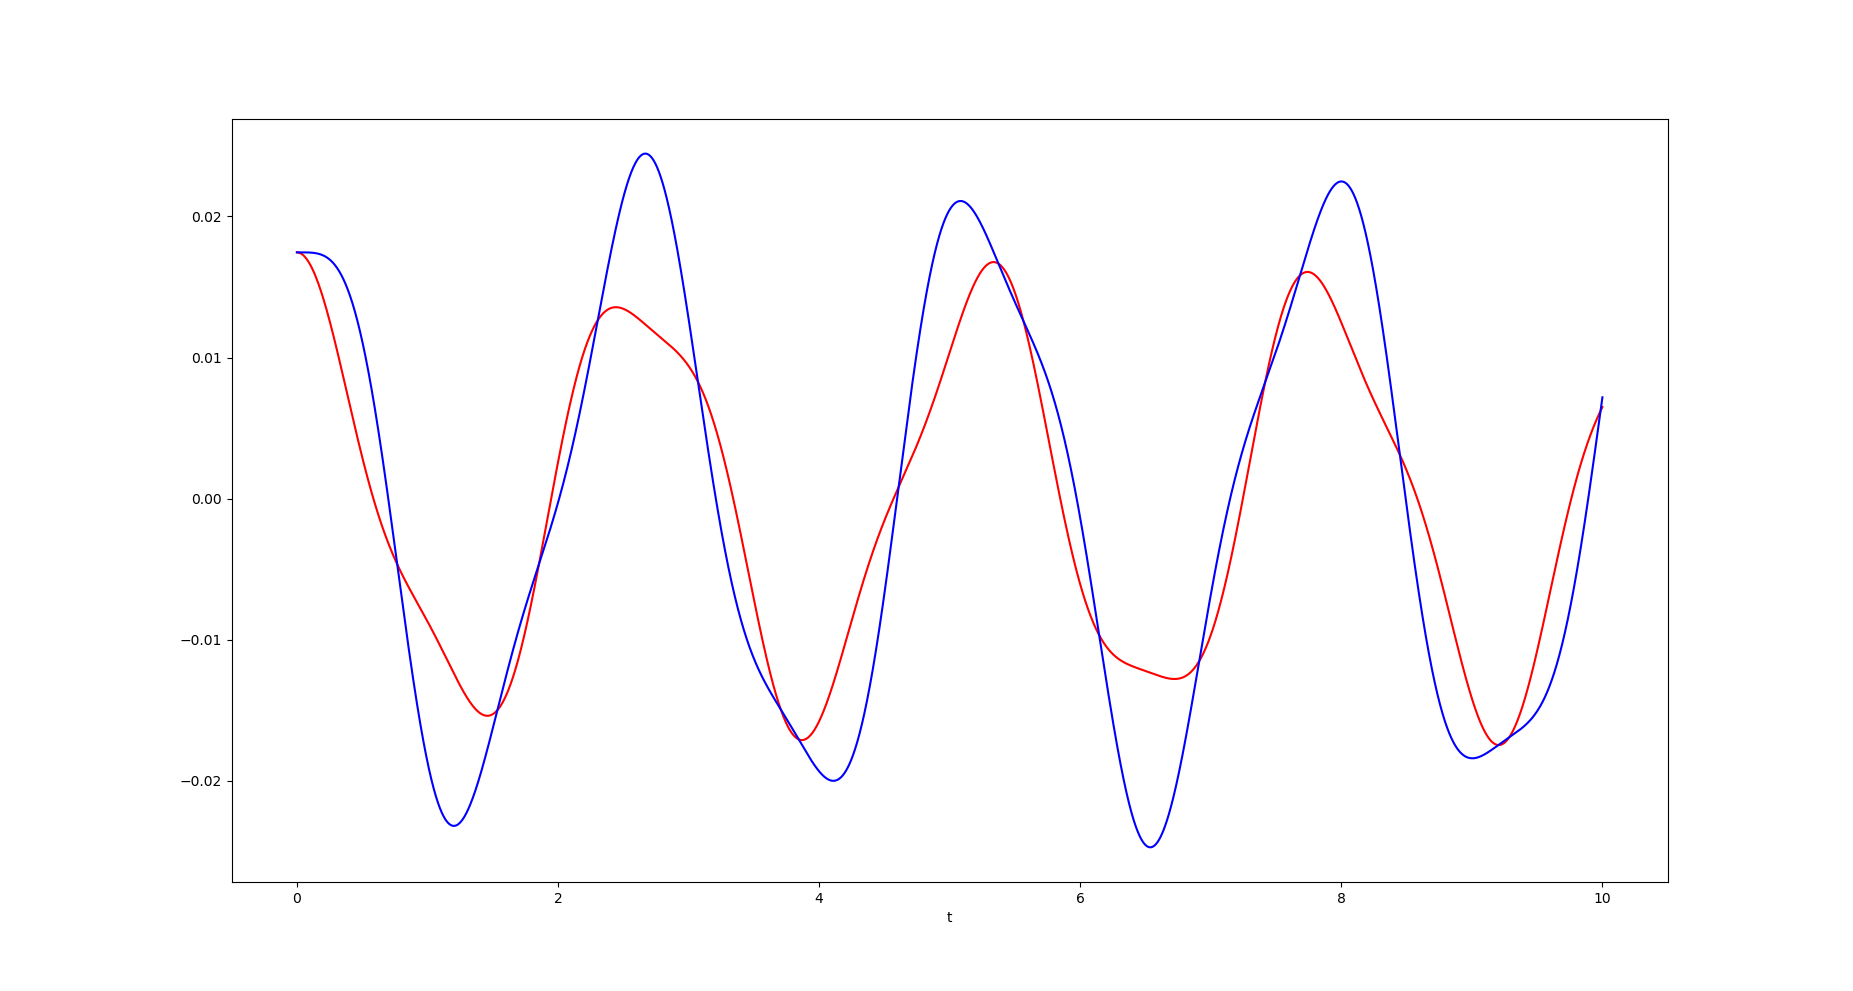

Python code for this plot:
from numpy import sin, cos
import numpy as np
import matplotlib.pyplot as plt
G = 9.8   # acceleration due to gravity, in m/s^2
L1 = 1.0  # length of pendulum 1 in m
L2 = 1.0  # length of pendulum 2 in m
M1 = 1.0  # mass of pendulum 1 in kg
M2 = 1.0  # mass of pendulum 2 in kg

def derivs(x):
    F = np.zeros_like(x)
    F[0] = x[1]
    delta = x[2] - x[0]
    den1 = (M1+M2) * L1 - M2 * L1 * cos(delta) * cos(delta)
    F[1] = ((M2 * L1 * x[1] * x[1] * sin(delta) * cos(delta)
                + M2 * G * sin(x[2]) * cos(delta)
                + M2 * L2 * x[3] * x[3] * sin(delta)
                - (M1+M2) * G * sin(x[0]))
               / den1)
    F[2] = x[3]
    den2 = (L2/L1) * den1
    F[3] = ((- M2 * L2 * x[3] * x[3] * sin(delta) * cos(delta)
                + (M1+M2) * G * sin(x[0]) * cos(delta)
                - (M1+M2) * L1 * x[1] * x[1] * sin(delta)
                - (M1+M2) * G * sin(x[2]))
               / den2)
    return F

dt = 0.0001
N=100000
# th1 and th2 are the initial angles (degrees)
# w10 and w20 are the initial angular velocities (degrees per second)
th1 = 1.0
w1 = 0.0
th2 = 1.0 #- 10.010 (case1)
w2 = 0.0
# initial conditions
x = np.radians([th1, w1, th2, w2])
xh=np.zeros((N,4))
for i in range(N):
    x = x + derivs(x)*dt
    xh[i,:]=x[:]
t = np.arange(0, int(dt*N), dt)
plt.plot(t,xh[:,0],c="red")
plt.plot(t,xh[:,2],c="blue")
plt.xlabel('t')
plt.show()
